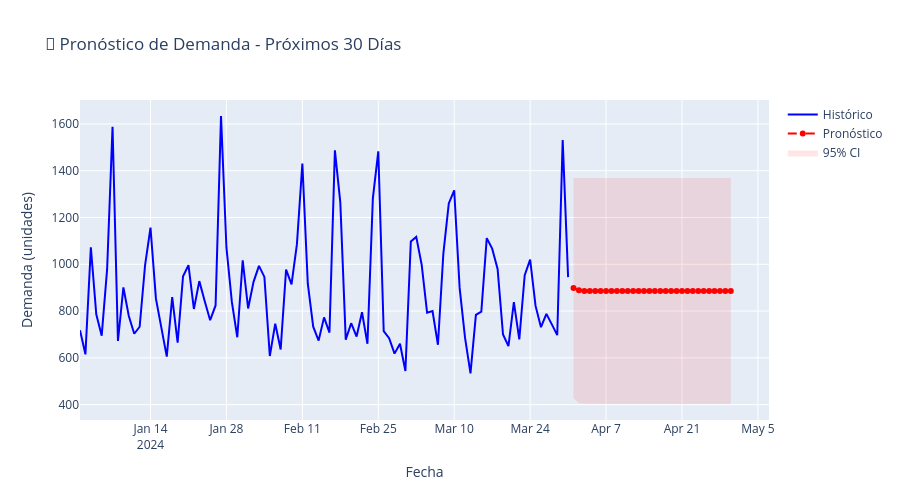

Here is the notebook cell this chart was saved with:
### Markdown cell above
## 🔮 Pronóstico Futuro (30 días adelante)

### Code cell
# Re-entrenar con todos los datos
final_model = ARIMA(daily_demand, order=(1, 1, 1))
final_fit = final_model.fit()

# Forecast 30 días adelante
future_forecast = final_fit.get_forecast(steps=30)
future_pred = future_forecast.predicted_mean
future_conf = future_forecast.conf_int()

# Crear índice de fechas futuras
last_date = daily_demand.index[-1]
future_dates = pd.date_range(start=last_date + pd.Timedelta(days=1), periods=30)

# Visualizar
fig = go.Figure()
fig.add_trace(go.Scatter(x=daily_demand.index, y=daily_demand.values, 
                         mode='lines', name='Histórico', line=dict(color='blue')))
fig.add_trace(go.Scatter(x=future_dates, y=future_pred.values, 
                         mode='lines+markers', name='Pronóstico', 
                         line=dict(color='red', dash='dash', width=2)))

# IC
fig.add_trace(go.Scatter(
    x=future_dates.tolist() + future_dates.tolist()[::-1],
    y=future_conf.iloc[:, 0].tolist() + future_conf.iloc[:, 1].tolist()[::-1],
    fill='toself',
    fillcolor='rgba(255,0,0,0.1)',
    line=dict(color='rgba(255,255,255,0)'),
    name='95% CI'
))

fig.update_layout(
    title="🔮 Pronóstico de Demanda - Próximos 30 Días",
    xaxis_title="Fecha",
    yaxis_title="Demanda (unidades)",
    height=500
)
fig.show()

# Tabla de pronósticos
forecast_df = pd.DataFrame({
    'Fecha': future_dates,
    'Pronóstico': future_pred.values.round(0).astype(int),
    'Lower_95%': future_conf.iloc[:, 0].values.round(0).astype(int),
    'Upper_95%': future_conf.iloc[:, 1].values.round(0).astype(int)
})

print("\n📋 Pronóstico próximos 30 días:")
display(forecast_df.head(15))
